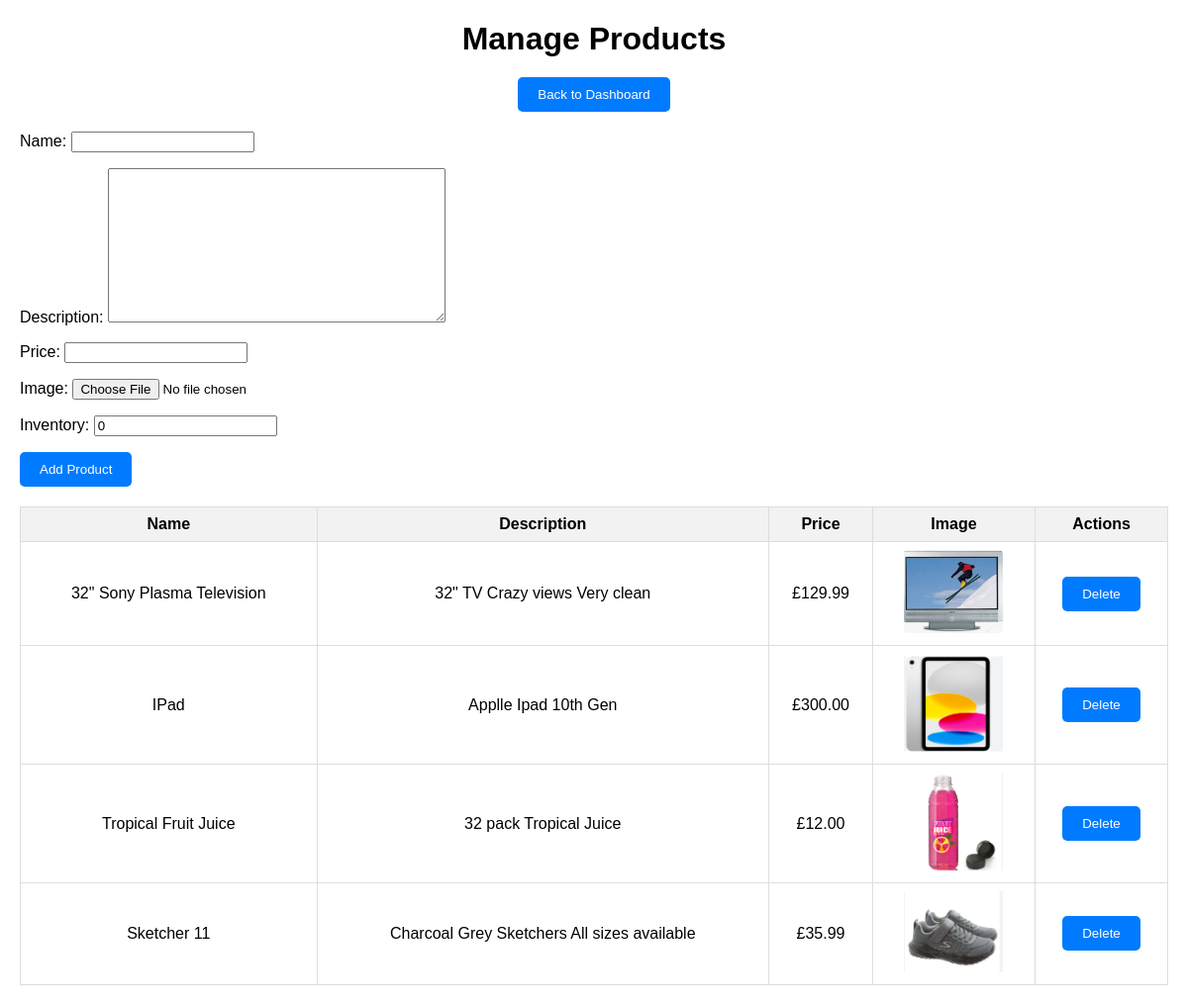
The page /manage-products/ (signed in) on the database its author committed.
### welcome_app/models.py (models this page shows, shortened)
class Product(models.Model): # the class for products again showing the attributes associated with them
    name = models.CharField(max_length=100)
    description = models.TextField()
    price = models.DecimalField(max_digits=10, decimal_places=2)
    image = models.ImageField(upload_to='product_images/', blank=True, null=True)
    inventory = models.PositiveIntegerField(default=0)  # New field for inventory

### welcome_app/views.py (the view)
# urls.py: path('manage-products/', manage_products, name='manage_products'),
@user_passes_test(lambda u: u.is_superuser)
def manage_products(request): #Shows the class for the admin the addition of products
    form = ProductForm(request.POST or None, request.FILES or None)
    if request.method == 'POST' and form.is_valid():
        form.save()
        messages.success(request, "Product added successfully!")
        return redirect('manage_products')
    products = Product.objects.all()
    return render(request, 'welcome_app/manage_products.html', {'form': form, 'products': products})

### welcome_app/views.py
class ProductForm(forms.ModelForm): # the products form class showing the attributes associated with each product
    class Meta:
        model = Product
        fields = ['name', 'description', 'price', 'image', 'inventory']

### welcome_app/templates/welcome_app/manage_products.html (shortened to what this page needs)
<!DOCTYPE html>
<html lang="en">
<head>
</head>
<body>
    <h1>Manage Products</h1>
    <div class="button-container">
        <a href="{% url 'admin_dashboard' %}">
            <button>Back to Dashboard</button>
        </a>
    </div>
    <form method="post" enctype="multipart/form-data">
        {{ form.as_p }}
        <button type="submit">Add Product</button>
    </form>
    <table>
        <thead>
            <tr>
                <th>Name</th>
                <th>Description</th>
                <th>Price</th>
                <th>Image</th>
                <th>Actions</th>
            </tr>
        </thead>
        <tbody>
            {% for product in products %}
            <tr>
                <td>{{ product.name }}</td>
                <td>{{ product.description }}</td>
                <td>£{{ product.price }}</td>
                <td>
                    {% if product.image %}
                    <img src="{{ product.image.url }}" alt="{{ product.name }}" style="width: 100px; height: auto;">
                    {% else %}
                    No image
                    {% endif %}
                </td>
                <td>
                    <a href="{% url 'delete_product' product.id %}">
                        <button>Delete</button>
                    </a>
                </td>
            </tr>
            {% empty %}
            <tr>
                <td colspan="5">No products available.</td>
            </tr>
            {% endfor %}
        </tbody>
    </table>
</body>
</html>

### welcome_app/templates/welcome_app/manage_products.html (style rules this page uses)
body { font-family: Arial, sans-serif; margin: 20px; }
h1 { text-align: center; margin-bottom: 20px; }
.button-container { text-align: center; margin-bottom: 20px; }
button { padding: 10px 20px; background-color: #007bff; color: white; border: none; border-radius: 5px; cursor: pointer; }
table { width: 100%; border-collapse: collapse; margin-top: 20px; }
th, td { border: 1px solid #ddd; padding: 8px; text-align: center; }
th { background-color: #f2f2f2; }

### rows shown on the page
Product: name "32\" Sony Plasma Television", description "32\" TV Crazy views Very clean", price "129.99", image (picture)
Product: name "IPad", description "Applle Ipad 10th Gen", price "300.00", image (picture)
Product: name "Tropical Fruit Juice", description "32 pack Tropical Juice", price "12.00", image (picture)
Product: name "Sketcher 11", description "Charcoal Grey Sketchers All sizes available", price "35.99", image (picture)
